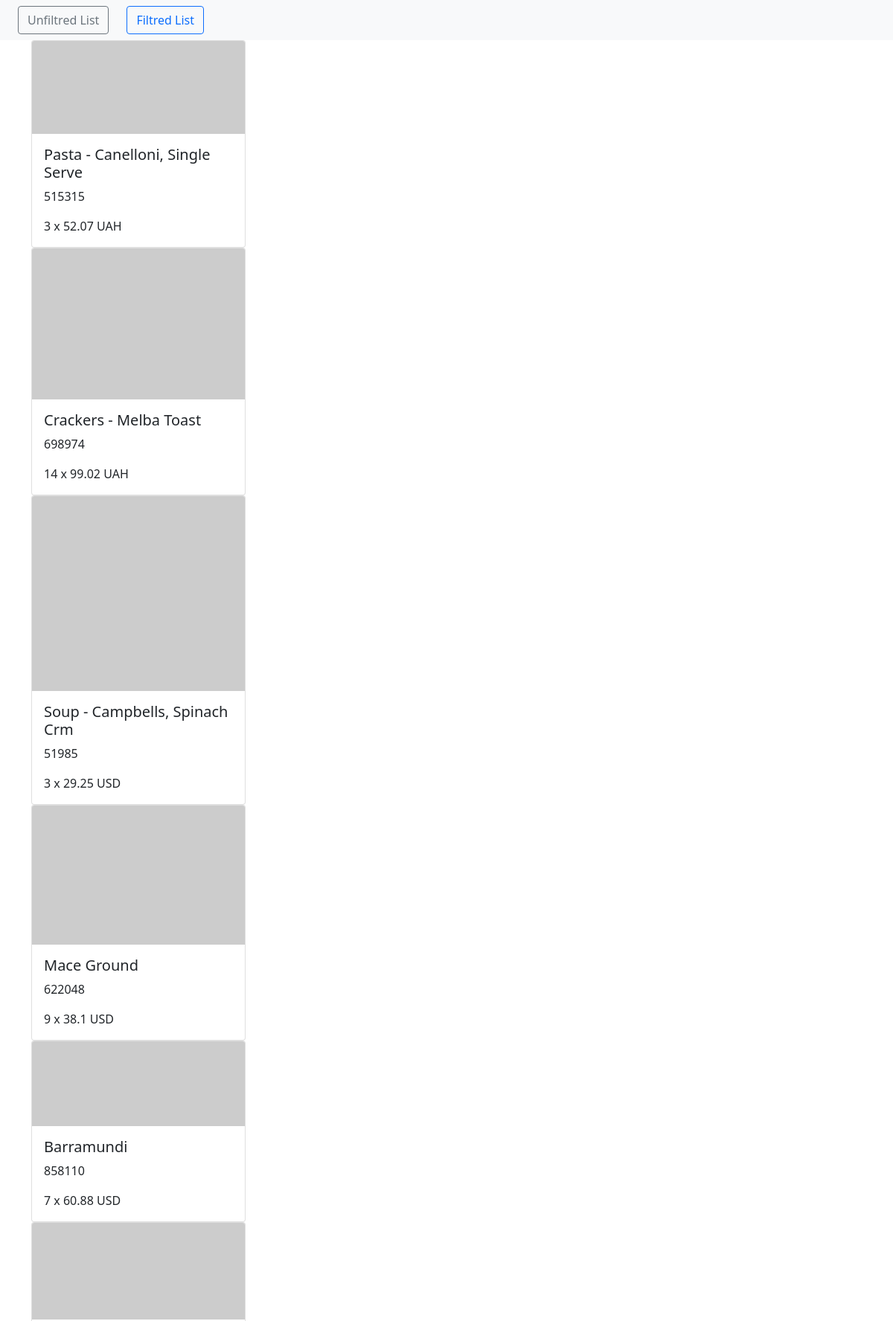
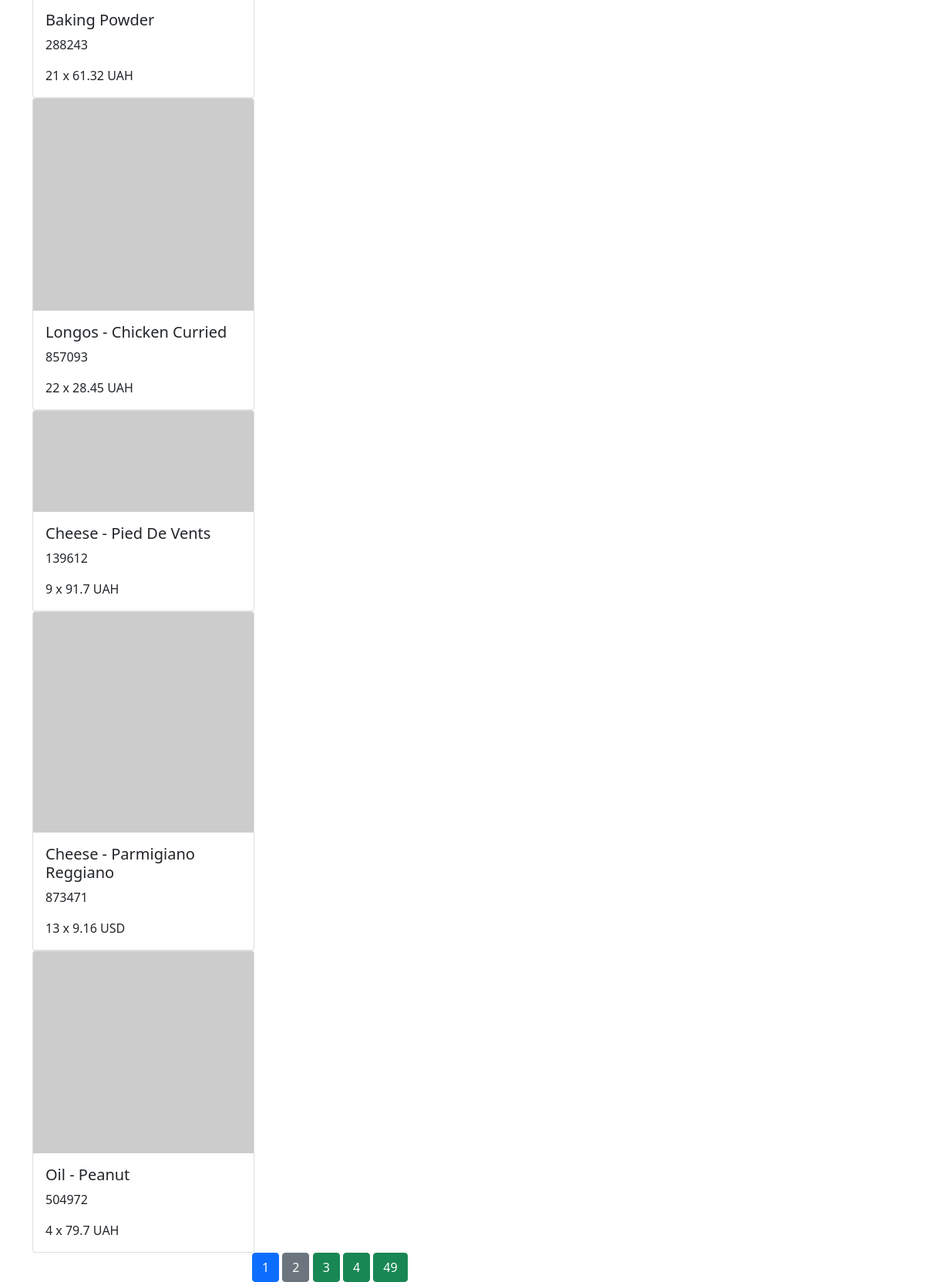
The page /filtred/2/ on the database its author committed (2 pictures, top to bottom).
### job/models.py (models this page shows, shortened)
class Product(models.Model):
    name = models.CharField(max_length=256)
    productCode = models.IntegerField()
    price = models.FloatField()
    image = models.ImageField()
    currency = models.CharField(max_length=3)
    qty = models.IntegerField()

### job/views.py (the view)
# urls.py: path('filtred/<int:page>/', views.filtred, name='filtred')
def filtred(request, page):
    page = page*10
    products = Product.objects.all()[page-10:page]
    total_pages = ceil(Product.objects.count()/10) - 1
    filtred_products_ids = []
    filtred_products = []
    must_be = ['9', '3', '8', '2']
    for product in products:
        code = str(product.productCode)
        code_list = [element for element in code]
        for i in must_be:
            if i in code_list:
                filtred_products_ids.append(''.join(code_list))
                break
    for product_id in filtred_products_ids:
        product = Product.objects.get(productCode=product_id)
        filtred_products.append(product)
    print(len(filtred_products))
    return render(request, 'Filtred_page.html', {'products': filtred_products,
                                                 'page': int(page/10),
                                                 'total_pages': total_pages,})

### templates/Filtred_page.html (shortened to what this page needs)
<!doctype html>
<html lang="en">
<head>
    <link href="https://cdn.jsdelivr.net/npm/bootstrap@5.0.2/dist/css/bootstrap.min.css" rel="stylesheet"
>
</head>
<body>
<nav class="navbar navbar-expand-lg navbar-light bg-light">
    <a href="{% url 'unfiltred' %}" class="btn btn-outline-secondary mx-4"> Unfiltred List</a>
    <a href="{% url  'filtred' 1 %}" class="btn btn-outline-primary">Filtred List</a>
</nav>
<div class="container">
    {% for product in products %}
        <div class="card" style="width: 18rem;">
            <img class="card-img-top" src="{{ product.image }}" alt="Card image cap">
            <div class="card-body">
                <h5 class="card-title">{{ product.name }}</h5>
                <p class="card-text">{{ product.productCode }}</p>
                <p class="card-text">{{ product.qty }} x {{ product.price }} {{ product.currency }}</p>
            </div>
        </div>
    {% endfor %}
</div>
<div class="container">
        <div class="row">
            <div class="col-6 m-auto">
                        {% if page >= 2 %}
                            <a class="btn btn-primary" href="{% url 'filtred' 1 %}">1</a>
                            <a class="btn btn-secondary">{{ page }}</a>
                        {% endif %}
                {% if page <= total_pages|add:"-1" %}
                    {% if page <= total_pages|add:"-2"%}
                        {% if page <= total_pages|add:"-3"%}
                            <a href="{% url 'filtred' page|add:"1" %}" class="btn btn-success">{{ page|add:"1" }}</a>
                        {% endif %}
                        <a href="{% url 'filtred' page|add:"2" %}" class="btn btn-success">{{ page|add:"2" }}</a>
                    {% endif %}
                    <a href="{% url 'filtred' 49 %}" class="btn btn-success">49</a>
                {% endif %}
            </div>
        </div>
</div>
</body>
</html>

### rows shown on the page
Product: name "Pasta - Canelloni, Single Serve", productCode "515315", qty "3", price "52.07", currency "UAH"
Product: name "Crackers - Melba Toast", productCode "698974", qty "14", price "99.02", currency "UAH"
Product: name "Soup - Campbells, Spinach Crm", productCode "51985", qty "3", price "29.25", currency "USD"
Product: name "Mace Ground", productCode "622048", qty "9", price "38.1", currency "USD"
Product: name "Barramundi", productCode "858110", qty "7", price "60.88", currency "USD"
Product: name "Baking Powder", productCode "288243", qty "21", price "61.32", currency "UAH"
Product: name "Longos - Chicken Curried", productCode "857093", qty "22", price "28.45", currency "UAH"
Product: name "Cheese - Pied De Vents", productCode "139612", qty "9", price "91.7", currency "UAH"
Product: name "Cheese - Parmigiano Reggiano", productCode "873471", qty "13", price "9.16", currency "USD"
Product: name "Oil - Peanut", productCode "504972", qty "4", price "79.7", currency "UAH"

### other values the page prints
{{ page }} "2"
{{ page|add:"1" }} "3"
{{ page|add:"2" }} "4"
